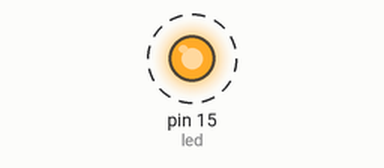
A sketch run on a simulated Arduino Uno, built with avr-gcc and run on an emulated ATmega328P. On the bench: output pins drawn as LEDs (lit = HIGH). Dashed ring = blinking.

Above: at 0.5 s.
Timing chart, 0 to 4.6 s (numbered marks = the images above):
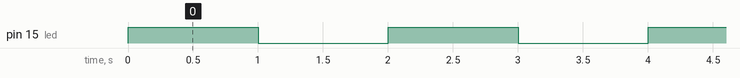

The sketch:

ledtest.ino
```cpp
int led=15;
void setup()  {
pinMode(led, OUTPUT);  // 宣告腳位
}
void loop() {
digitalWrite  (led, HIGH);  // 輸出高電位 (開燈 )
delay(1000);  // 延遲 1秒
digitalWrite  (led, LOW); // 輸出低電位 (關燈 )
delay(1000);
}
```

Measured:
- by itself, pin 15 (led): alternates HIGH for 1.0 s and LOW for 1.0 s
